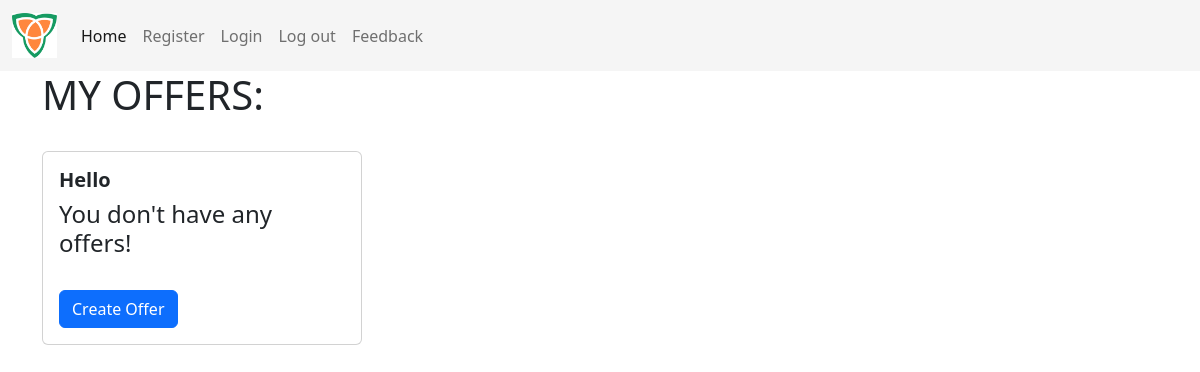
The app's page /offers/2, older data.
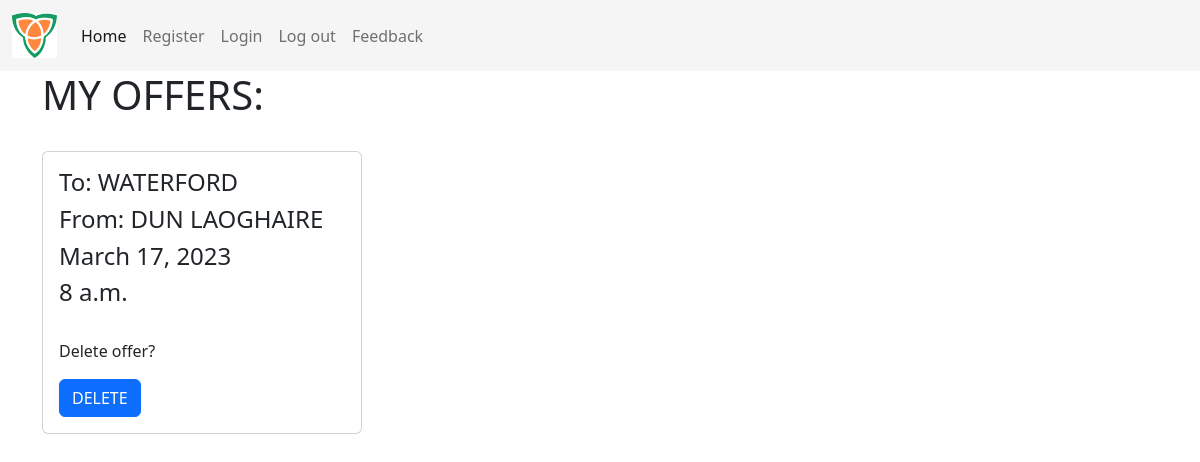
The same page, newer data.
### carpool/models.py (models this page shows)
class PostOffer(models.Model):
    text_destination = models.CharField(max_length=140, blank=False, null=False)
    text_origin = models.CharField(max_length=140, blank=False, null=False)
    text_date = models.DateField(blank=False, null=False)
    text_time = models.TimeField(blank=False, null=False)
    user = models.ForeignKey(User, on_delete=models.CASCADE)

### carpool/views.py (the view)
# urls.py: path('offers/<int:pk>', SeeOffers.as_view(), name='offers'),          # url to see the created offers  #}
class SeeOffers(ListView):
    model = PostOffer
    template_name = 'my_offers.html'
    context_object_name = 'post_offer_list'
    def get_queryset(self):  # returns list of published requests
        post_offer_list = PostOffer.objects.filter(user_id=self.kwargs["pk"])
        return post_offer_list

### templates/my_offers.html (shortened to what this page needs)
{% extends "base.html" %}
{% block content %}
     <h1> MY OFFERS:</h1>
    <br>
    <div class="card" style="width: 20rem;">
      <div class="card-body">
         {% if post_offer_list %}
           {% for postOffers in post_offer_list %}
                 <h4>To: {{ postOffers.text_destination }}</h4>
                 <h4>From: {{ postOffers.text_origin }}</h4>
                 <h4>{{ postOffers.text_date }}</h4>
                 <H4>{{ postOffers.text_time }}</H4>
                  <br>
           {% endfor %}
             <p class="card-text">Delete offer?</p>
        <div>
        <a href="{% url 'carpool:deleteOffers' user.id %}" role="button"  class="btn btn-primary" > DELETE </a>
        </div>
            {% else %}
              <h5><b>Hello {{ user.username }} </b></h5>
             <h4>You don't have any offers!</h4>
             <br>
              <div>
              <a href="{% url 'carpool:offer' user.id %}" role="button"  class="btn btn-primary" > Create Offer  </a>
              </div>
         {% endif %}
     </div>
    </div>
{% endblock %}

Row changes from the older to the newer data that the page shows:
added PostOffer: text_destination "WATERFORD", text_origin "DUN LAOGHAIRE", text_date "March 17, 2023", text_time "8 a.m."
Text that changed along with them:
text no longer shown: "Hello You don't have any offers! Create Offer"
text now shown: "Delete offer? DELETE"
